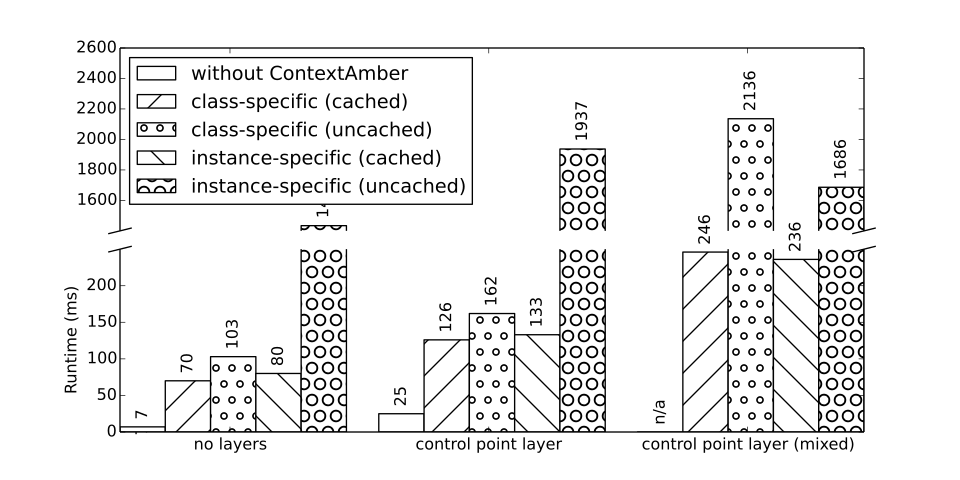

Here is the Python script that generated this plot:
import numpy as np
import matplotlib.pyplot as plt

N = 3


ind = np.arange(N) # the x locations for the groups
width = 0.175       # the width of the bars

fig, (ax, ax2) = plt.subplots(2,1, sharex = True, figsize=(10,5))

ax.set_ylim(1400,2450) # outliers only
ax2.set_ylim(0,250) # most of the data

ax.spines['bottom'].set_visible(False)
ax2.spines['top'].set_visible(False)
ax.xaxis.tick_top()
ax.tick_params(labeltop='off') # don't put tick labels at the top
ax2.xaxis.tick_bottom()
fig.subplots_adjust(hspace=0.1)

# no layers, CPL, CPL mixed
noneV = (7, 25, 0)
rectsNone = ax.bar(ind, noneV, width, color='w')
ax2.bar(ind, noneV, width, color='w')

classCached = (70, 126, 246)
rectsClassCached = ax.bar(ind+width, classCached, width, color='w', hatch='/')
ax2.bar(ind+width, classCached, width, color='w', hatch='/')

classUncached = (103, 162, 2136)
rectsClassUncached = ax.bar(ind+2*width, classUncached, width, color='w', hatch='o')
ax2.bar(ind+2*width, classUncached, width, color='w', hatch='o')

instanceCached = (80, 133, 236)
rectsInstanceCached = ax.bar(ind+3*width, instanceCached, width, color='w', hatch='\\')
ax2.bar(ind+3*width, instanceCached, width, color='w', hatch='\\')

instanceUncached = (1434, 1937, 1686)
rectsInstanceUncached = ax.bar(ind+4*width, instanceUncached, width, color='w', hatch='O')
ax2.bar(ind+4*width, instanceUncached, width, color='w', hatch='O')

# add some text for labels, title and axes ticks
ax2.set_ylabel('Runtime (ms)')
#ax.set_title('Average rendering runtime per frame')
ax.set_xticks(ind+width+0.25)
ax.set_xticklabels( ('no layers', 'control point layer', 'control point layer (mixed)') )
ax2.set_yticks(ax2.get_yticks()[:-1])
ax.set_yticks(ax.get_yticks()[1:])

ax.legend( (rectsNone[0], rectsClassCached[0], rectsClassUncached[0], rectsInstanceCached[0], rectsInstanceUncached[0]), ('without ContextAmber', 'class-specific (cached)', 'class-specific (uncached)', 'instance-specific (cached)', 'instance-specific (uncached)') , loc=2)

def autolabel(rects):
    # attach some text labels
    for rect in rects:
        height = rect.get_height()
        if height == 0:
            ax2.text(rect.get_x()+rect.get_width()/2., height+10, 'n/a',
                ha='center', va='bottom', rotation='vertical')       
        else:
            ax2.text(rect.get_x()+rect.get_width()/2., height+10, '%d'%int(height),
                    ha='center', va='bottom', rotation='vertical')
            ax.text(rect.get_x()+rect.get_width()/2., height+50, '%d'%int(height),
                    ha='center', va='bottom', rotation='vertical')

autolabel(rectsNone)
autolabel(rectsClassCached)
autolabel(rectsClassUncached)
autolabel(rectsInstanceCached)
autolabel(rectsInstanceUncached)

d = .015 # how big to make the diagonal lines in axes coordinates
# arguments to pass plot, just so we don't keep repeating them
kwargs = dict(transform=ax.transAxes, color='k', clip_on=False)
ax.plot((-d,+d),(-d,+d), **kwargs)      # top-left diagonal
ax.plot((1-d,1+d),(-d,+d), **kwargs)    # top-right diagonal

kwargs.update(transform=ax2.transAxes)  # switch to the bottom axes
ax2.plot((-d,+d),(1-d,1+d), **kwargs)   # bottom-left diagonal
ax2.plot((1-d,1+d),(1-d,1+d), **kwargs) # bottom-right diagonal


plt.show()
